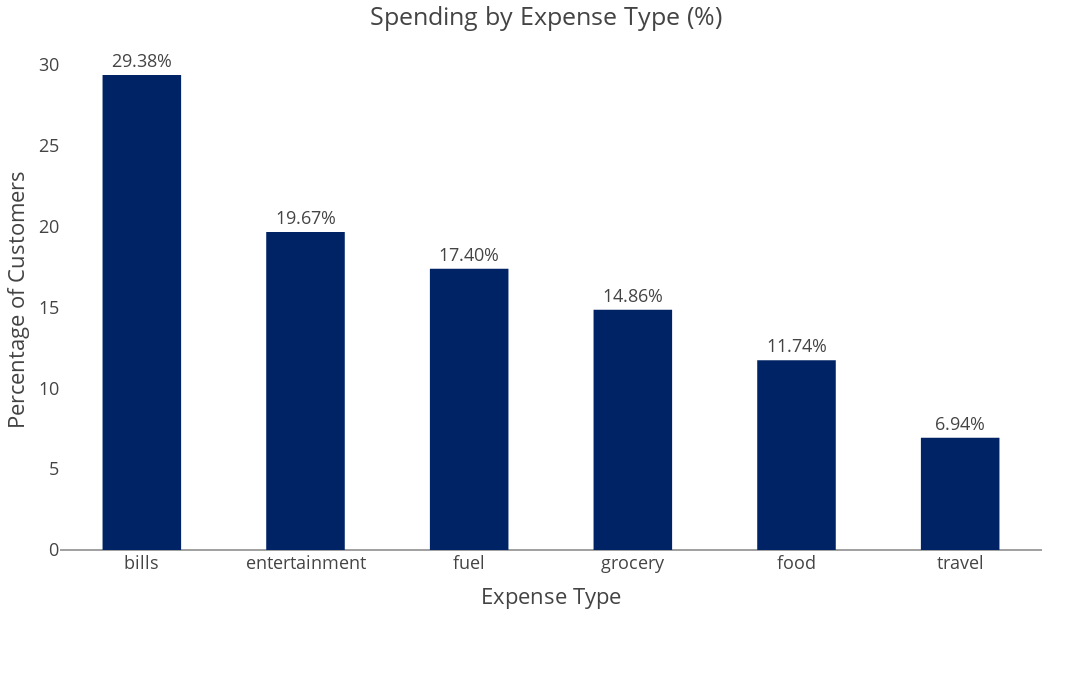

This figure's notebook cell:
### Code cell
fig = px.bar(
    exp_type_spending,
    x='Exp Type',
    y='percentage',
    title='Spending by Expense Type (%)',
    text='percentage',
    color_discrete_sequence=['#002366'],
    height=700,
    width=1100
)

fig.update_layout(
    template="presentation",
    xaxis_title="Expense Type",
    yaxis_title="Percentage of Customers",
    bargap=0.4,
    bargroupgap=0.2,
    margin=dict(l=60, r=50, t=50, b=150),
    paper_bgcolor="rgba(0,0,0,0)",
    plot_bgcolor="rgba(0,0,0,0)",
    xaxis=dict(showgrid=False),
    yaxis=dict(showgrid=False)
)

fig.update_traces(
    texttemplate="%{text:.2f}%",
    textposition="outside",
    marker_line_width=0
)

fig.write_image(os.path.join(results_dir, 'Spending_by_Expense_Type.jpg'))
fig.write_image(os.path.join(results_dir, 'Spending_by_Expense_Type.png'))
fig.write_html(os.path.join(results_dir, 'Spending_by_Expense_Type.html'))

fig.show()

### Figure 1 — Plotly figure (JSON) as saved in the notebook; plotly's stock layout.template omitted (floating-point values rounded to 4 significant figures)
{"data": [{"hovertemplate": "Exp Type=%{x}<br>percentage=%{text}<extra></extra>", "legendgroup": "", "marker": {"color": "#002366", "line": {"width": 0}, "pattern": {"shape": ""}}, "name": "", "orientation": "v", "showlegend": false, "text": [29.38, 19.67, 17.4, 14.86, 11.74, 6.945], "textposition": "outside", "texttemplate": "%{text:.2f}%", "type": "bar", "x": ["bills", "entertainment", "fuel", "grocery", "food", "travel"], "xaxis": "x", "y": [29.38, 19.67, 17.4, 14.86, 11.74, 6.945], "yaxis": "y"}], "layout": {"bargap": 0.4, "bargroupgap": 0.2, "barmode": "relative", "height": 700, "legend": {"tracegroupgap": 0}, "margin": {"b": 150, "l": 60, "r": 50, "t": 50}, "paper_bgcolor": "rgba(0, 0, 0, 0)", "plot_bgcolor": "rgba(0, 0, 0, 0)", "title": {"text": "Spending by Expense Type (%)"}, "width": 1100, "xaxis": {"anchor": "y", "autorange": true, "domain": [0, 1], "range": [-0.5, 5.5], "showgrid": false, "title": {"text": "Expense Type"}, "type": "category"}, "yaxis": {"anchor": "x", "autorange": true, "domain": [0, 1], "range": [0, 30.93], "showgrid": false, "title": {"text": "Percentage of Customers"}, "type": "linear"}}}
